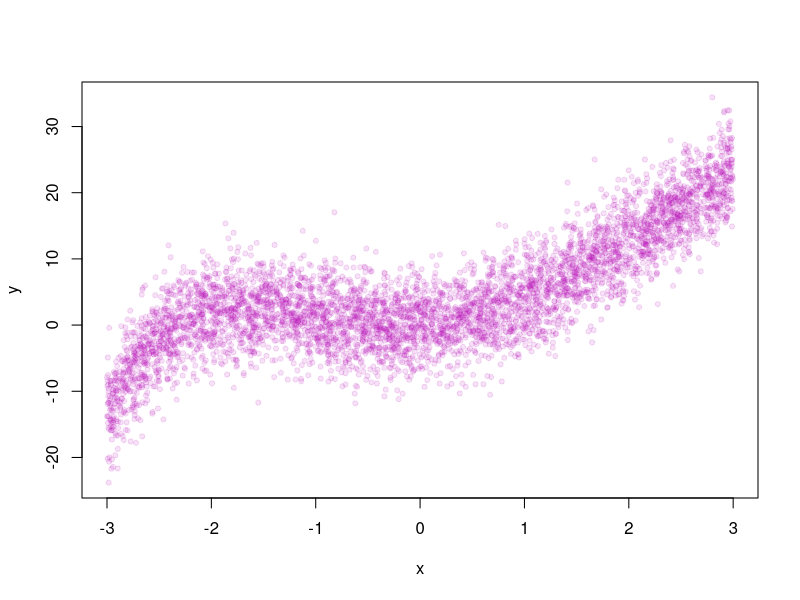
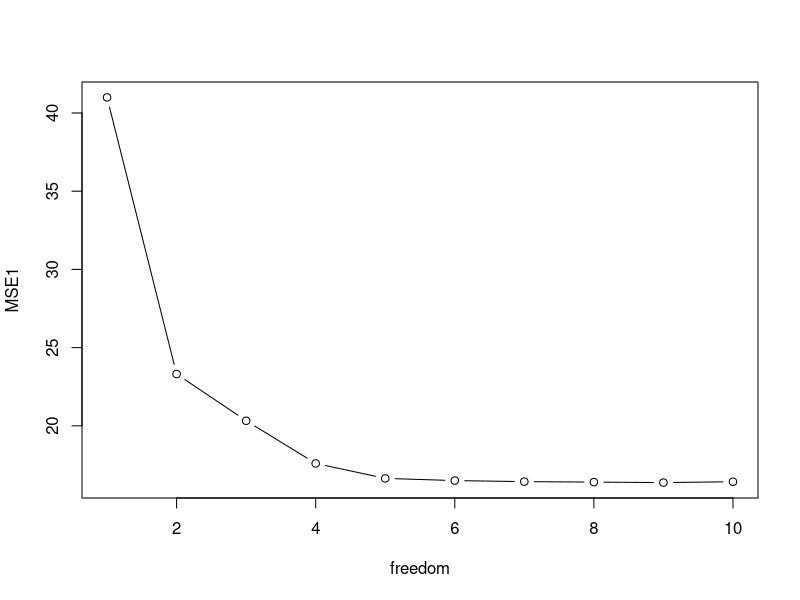

Here is the R script that generated these plots, in order:
## ---- chunk 1
knitr::opts_chunk$set(echo = TRUE)
knitr::opts_knit$set(global.par = TRUE)
## ---- chunk 2
library(splines)
set.seed(333)
N <- 5000
n.sim <- 100
SD.x <- 4
fold <- 5
## ---- chunk 3
x <- runif(N,-3,3)
e <- rnorm(N, sd=SD.x)
y <-  x + 3* x^2 +.3*x^3 -.3*x^4 +.03*x^5 + 0.003*x^6+ e
plot(x,y, pch=19, cex=0.7, col=rgb(180,0,180,30, maxColorValue = 255))
## ---- chunk 4
freedom <- c(1:10)
mse.container <- array(NA,c(n.sim,length(freedom), fold))
startL <- Sys.time()
## ---- chunk 5
for (j in 1:length(freedom)){
  for (i in 1:n.sim){
    x <- runif(N,-3,4)
    e <- rnorm(N, sd=SD.x)
    y <-  x + 3* x^2 +.3*x^3 -.3*x^4 +.03*x^5 + 0.003*x^6+ e
    fold.id <- sample(c(1:fold),N, replace = TRUE)
    for (k in 1:fold){
      test.set <- which(fold.id==k)
      y.test <- y[test.set]
      y1 <- y[-test.set]
      x1 <- x[-test.set]
      mod1 <- lm(y1 ~ ns(x1,df=freedom[j]))  
      X1 <- (x[test.set])
      y.hat <- coef(mod1) %*% t(as.matrix(cbind(1,ns(X1,df = freedom[j])))) 
      mse.container[i,j,k] <- mean((y.test-y.hat)^2)
      }
    }
  print(j)  
}
## ---- chunk 6
endL <- Sys.time()
endL - startL
## ---- chunk 7
MSE <- apply(mse.container,c(1,2), mean)
MSE1 <- colMeans(MSE)
plot(freedom, MSE1, type="b")
